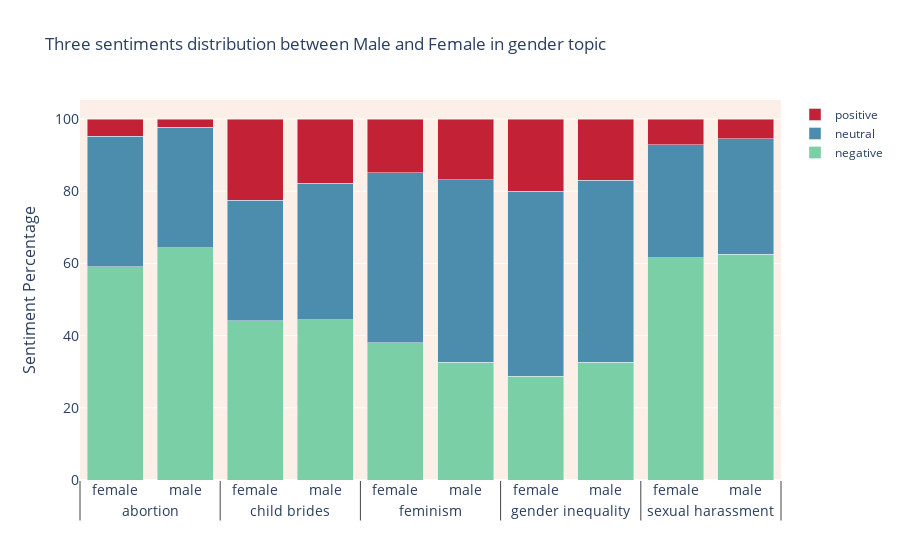

Write notebook code for a chart like this one.
### Markdown cell above
In addition, we look at the sentiments of the statements in three ways (**Positive**, **Negative**, and **Neutral**) to see how they differ between men and women on various issues. Due to the limited space, we only plot two topics in this notebook, similar observation can be found in other topics.

### Code cell
def plot_sentiment(topic):
    colors = ['#7bcfa6', '#4c8dae', '#c32136']

    fig = go.Figure()
    fig.update_layout(
        template="plotly",
        barmode="stack",
        plot_bgcolor='#fcefe8'
    )
    df = pd.read_csv(topic_folder + '/' + topic + '-sentiment.csv')
    df_gp = df.groupby(['topic', 'gender', 'sentiment']).agg({'numOccurrences': 'sum'})
    df_gp_percent = df_gp.groupby(level=[0, 1]).apply(lambda x: 100 * x / x.sum()).reset_index()
    df_gp_occur = df_gp.groupby(level=[0, 1]).apply(lambda x: x).reset_index()

    for r, c in zip(df_gp_percent.sentiment.unique(), colors):
        plot_df = df_gp_percent[df_gp_percent.sentiment == r]
        fig.add_trace(
            go.Bar(x=[plot_df.topic, plot_df.gender],
                   y=plot_df.numOccurrences.round(2), name=r, marker_color=c,
                   # visible=False,
                   hovertemplate='<b>%{label}: </b>%{y}%</br>'
                   ),
        )
        fig.update_layout(
            title='Three sentiments distribution between Male and Female in {} topic'.format(topic),
            xaxis=dict(
                titlefont_size=16,
                tickfont_size=14,
            ),
            yaxis=dict(
                title='Sentiment Percentage',
                titlefont_size=16,
                tickfont_size=14,
            ),
        )

    return fig
topic = 'gender'
plot_sentiment(topic)

### Figure 1 — Plotly figure (JSON) as saved in the notebook; plotly's stock layout.template omitted (floating-point values rounded to 4 significant figures)
{"data": [{"hovertemplate": "<b>%{label}: </b>%{y}%</br>", "marker": {"color": "#7bcfa6"}, "name": "negative", "x": [["abortion", "abortion", "child brides", "child brides", "feminism", "feminism", "gender inequality", "gender inequality", "sexual harassment", "sexual harassment"], ["female", "male", "female", "male", "female", "male", "female", "male", "female", "male"]], "y": [59.03, 64.38, 44.14, 44.41, 38.04, 32.58, 28.79, 32.63, 61.52, 62.6], "type": "bar"}, {"hovertemplate": "<b>%{label}: </b>%{y}%</br>", "marker": {"color": "#4c8dae"}, "name": "neutral", "x": [["abortion", "abortion", "child brides", "child brides", "feminism", "feminism", "gender inequality", "gender inequality", "sexual harassment", "sexual harassment"], ["female", "male", "female", "male", "female", "male", "female", "male", "female", "male"]], "y": [36.27, 33.35, 33.37, 37.76, 47.06, 50.66, 51.17, 50.47, 31.35, 31.96], "type": "bar"}, {"hovertemplate": "<b>%{label}: </b>%{y}%</br>", "marker": {"color": "#c32136"}, "name": "positive", "x": [["abortion", "abortion", "child brides", "child brides", "feminism", "feminism", "gender inequality", "gender inequality", "sexual harassment", "sexual harassment"], ["female", "male", "female", "male", "female", "male", "female", "male", "female", "male"]], "y": [4.7, 2.27, 22.49, 17.83, 14.9, 16.75, 20.04, 16.9, 7.13, 5.45], "type": "bar"}], "layout": {"barmode": "stack", "plot_bgcolor": "#fcefe8", "xaxis": {"title": {"font": {"size": 16}}, "tickfont": {"size": 14}}, "yaxis": {"title": {"text": "Sentiment Percentage", "font": {"size": 16}}, "tickfont": {"size": 14}}, "title": {"text": "Three sentiments distribution between Male and Female in gender topic"}}}
